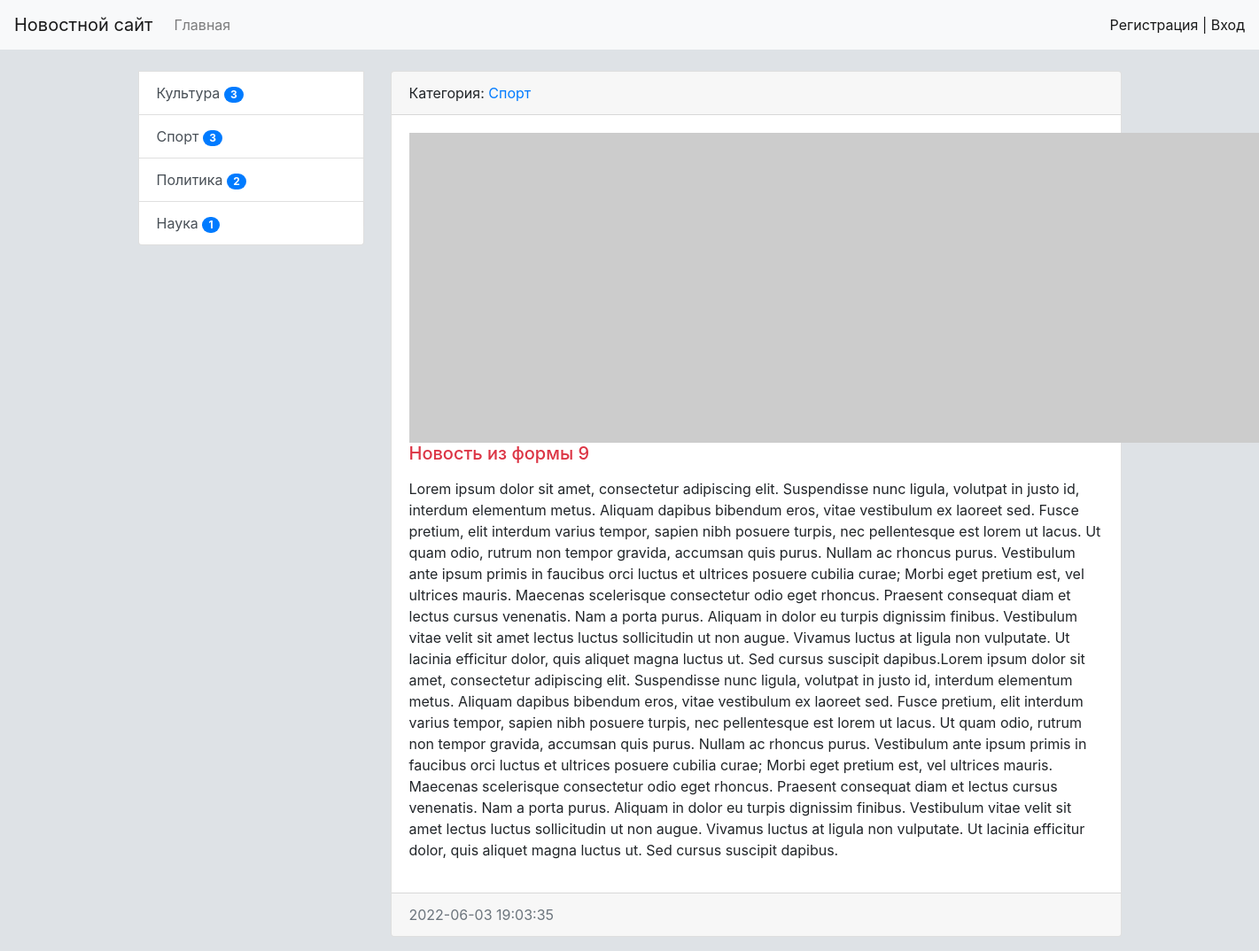
The app's page /news/13/ with its own data.
### news/models.py (models this page shows, shortened)
class Category(models.Model):
    title = models.CharField(max_length=150, db_index=True, verbose_name='Наименование категории')
    def get_absolute_url(self):
        return reverse_lazy('category', kwargs={'category_id': self.pk})
    def __str__(self):
        return self.title
    class Meta:
        verbose_name = 'Категория'
        verbose_name_plural = "Категории"
        ordering = ['title']

class News(models.Model):
    title = models.CharField(max_length=150, verbose_name='Наименование')
    content = models.TextField(blank=True, verbose_name='Контент')
    created_at = models.DateTimeField(auto_now_add=True, verbose_name='Дата создания')
    updated_at = models.DateTimeField(auto_now=True, verbose_name='Обновлено')
    photo = models.ImageField(upload_to='photos/%Y/%m/%d/', verbose_name='Фото', blank=True)
    is_published = models.BooleanField(default=True, verbose_name='Опубликовано')
    category = models.ForeignKey('Category', on_delete=models.PROTECT, verbose_name='Категория') #related_name='get_news'#) #PROTECT-защита от удаления,
    views = models.IntegerField(default=0)
    class Meta:
        verbose_name = 'Новость'
        verbose_name_plural = "Новости"
        ordering = ['-created_at']

### news/views.py (the view)
# urls.py: path('news/<int:pk>/', ViewNews.as_view(), name='view_news'),
class ViewNews(MyMixin, DeleteView):
    model = News
    context_object_name = 'news_item'

### news/templatetags/news_tags.py (called while the page is built)
@register.inclusion_tag('news/list_categories.html')
def show_categories():
    categories = Category.objects.annotate(cnt=(Count('news', filter=F('news__is_published')))).filter(cnt__gt=0)
    return {'categories': categories}

### news/templates/news/news_confirm_delete.html (shortened to what this page needs)
{% extends 'base.html' %}
{% block sidebar %}
{% include 'inc/_sidebar.html' %}
{% endblock %}
{% block content %}
<div class="card mb-3">
    <div class="card-header">
        Категория: <a href="{{ news_item.category.get_absolute_url }}">{{news_item.category}}</a>
    </div>
    <div class="card-body">
            {% if news_item.photo %}
            <img src="{{ news_item.photo.url }}" alt="" width="350" class="float-left mr-3">
            {% else %}
            <img src="https://picsum.photos/id/1060/350/233/?blur=2" alt="" class="float-left mr-3">
            {% endif %}
            <h5 class="card-title {% cycle 'text-danger' 'text-success' %}">{{ news_item.title}}</h5>
            <p class="card-text">{{ news_item.content|safe|linebreaks }}</p>
    </div>
    <div class="card-footer text-muted">
          {{ news_item.created_at|date:"Y-m-d H:i:s"}}
    </div>
</div>
{% endblock %}

### news/templates/news/list_categories.html
<div class="list-group">
    {% for item in categories %}
        <a href="{{ item.get_absolute_url }}" class="list-group-item list-group-item-action">{{ item.title }}
            <span class="badge badge-primary badge-pill">{{ item.cnt }}</span></a>
    {% endfor %}
</div>

### mysite/static/css/style.css (style rules this page uses)
body { background-color: #dee2e6; }

### records on screen
Category: title "Культура", cnt "3"
Category: title "Спорт", cnt "3"
Category: title "Политика", cnt "2"
Category: title "Наука", cnt "1"
News: category "Спорт", title "Новость из формы 9", content "Lorem ipsum dolor sit amet, consectetur adipiscing elit. Suspendisse nunc ligula, volutpat in justo id, interdum elementum metus. Aliquam dapibus bibendum eros, vitae vestibulum ex laoreet sed. Fusce pretium, elit interdum varius tempor, sapien nibh posuere turpis, nec pellentesque est lorem ut lacus. Ut quam odio, rutrum non tempor gravida, accumsan quis purus. Nullam ac rhoncus purus. Vestibulum ante ipsum primis in faucibus orci luctus et ultrices posuere cubilia curae; Morbi eget pretium est, vel ultrices mauris. Maecenas scelerisque consectetur odio eget rhoncus. Praesent consequat diam et lectus cursus venenatis. Nam a porta purus. Aliquam in dolor eu turpis dignissim finibus.…", created_at "2022-06-03 19:03:35"
